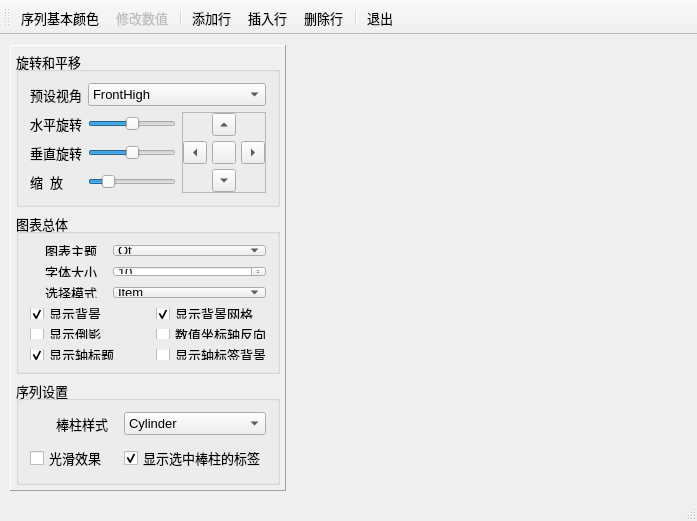
<?xml version="1.0" encoding="UTF-8"?>
<ui version="4.0">
 <class>MainWindow</class>
 <widget class="QMainWindow" name="MainWindow">
  <property name="geometry">
   <rect>
    <x>0</x>
    <y>0</y>
    <width>697</width>
    <height>521</height>
   </rect>
  </property>
  <property name="font">
   <font>
    <pointsize>10</pointsize>
   </font>
  </property>
  <property name="windowTitle">
   <string>Q3DBars绘图</string>
  </property>
  <widget class="QWidget" name="centralWidget">
   <widget class="QFrame" name="frameSetup">
    <property name="geometry">
     <rect>
      <x>10</x>
      <y>10</y>
      <width>276</width>
      <height>446</height>
     </rect>
    </property>
    <property name="frameShape">
     <enum>QFrame::Panel</enum>
    </property>
    <property name="frameShadow">
     <enum>QFrame::Raised</enum>
    </property>
    <layout class="QVBoxLayout" name="verticalLayout">
     <property name="leftMargin">
      <number>5</number>
     </property>
     <property name="topMargin">
      <number>5</number>
     </property>
     <property name="rightMargin">
      <number>5</number>
     </property>
     <property name="bottomMargin">
      <number>5</number>
     </property>
     <item>
      <widget class="QGroupBox" name="groupBox_2">
       <property name="title">
        <string>旋转和平移</string>
       </property>
       <layout class="QGridLayout" name="gridLayout_3">
        <item row="0" column="0">
         <widget class="QLabel" name="label_5">
          <property name="text">
           <string>预设视角</string>
          </property>
          <property name="buddy">
           <cstring>comboCamera</cstring>
          </property>
         </widget>
        </item>
        <item row="0" column="1" colspan="2">
         <widget class="QComboBox" name="comboCamera">
          <property name="currentIndex">
           <number>2</number>
          </property>
          <item>
           <property name="text">
            <string>FrontLow</string>
           </property>
          </item>
          <item>
           <property name="text">
            <string>Front</string>
           </property>
          </item>
          <item>
           <property name="text">
            <string>FrontHigh</string>
           </property>
          </item>
          <item>
           <property name="text">
            <string>LeftLow</string>
           </property>
          </item>
          <item>
           <property name="text">
            <string>Left</string>
           </property>
          </item>
          <item>
           <property name="text">
            <string>LeftHigh</string>
           </property>
          </item>
          <item>
           <property name="text">
            <string>RightLow</string>
           </property>
          </item>
          <item>
           <property name="text">
            <string>Right</string>
           </property>
          </item>
          <item>
           <property name="text">
            <string>RightHigh</string>
           </property>
          </item>
          <item>
           <property name="text">
            <string>BehindLow</string>
           </property>
          </item>
          <item>
           <property name="text">
            <string>Behind</string>
           </property>
          </item>
          <item>
           <property name="text">
            <string>BehindHigh</string>
           </property>
          </item>
          <item>
           <property name="text">
            <string>IsometricLeft</string>
           </property>
          </item>
          <item>
           <property name="text">
            <string>IsometricLeftHigh</string>
           </property>
          </item>
          <item>
           <property name="text">
            <string>IsometricRight</string>
           </property>
          </item>
          <item>
           <property name="text">
            <string>IsometricRightHigh</string>
           </property>
          </item>
          <item>
           <property name="text">
            <string>DirectlyAbove</string>
           </property>
          </item>
          <item>
           <property name="text">
            <string>DirectlyAboveCW45</string>
           </property>
          </item>
          <item>
           <property name="text">
            <string>DirectlyAboveCCW45</string>
           </property>
          </item>
          <item>
           <property name="text">
            <string>FrontBelow</string>
           </property>
          </item>
          <item>
           <property name="text">
            <string>LeftBelow</string>
           </property>
          </item>
          <item>
           <property name="text">
            <string>RightBelow</string>
           </property>
          </item>
          <item>
           <property name="text">
            <string>BehindBelow</string>
           </property>
          </item>
          <item>
           <property name="text">
            <string>DirectlyBelow</string>
           </property>
          </item>
         </widget>
        </item>
        <item row="1" column="0">
         <widget class="QLabel" name="label_6">
          <property name="text">
           <string>水平旋转</string>
          </property>
          <property name="buddy">
           <cstring>sliderH</cstring>
          </property>
         </widget>
        </item>
        <item row="1" column="1">
         <widget class="QSlider" name="sliderH">
          <property name="minimum">
           <number>-180</number>
          </property>
          <property name="maximum">
           <number>180</number>
          </property>
          <property name="orientation">
           <enum>Qt::Horizontal</enum>
          </property>
         </widget>
        </item>
        <item row="1" column="2" rowspan="3">
         <widget class="QFrame" name="frame">
          <property name="frameShape">
           <enum>QFrame::StyledPanel</enum>
          </property>
          <property name="frameShadow">
           <enum>QFrame::Raised</enum>
          </property>
          <layout class="QGridLayout" name="gridLayout_4">
           <property name="leftMargin">
            <number>0</number>
           </property>
           <property name="topMargin">
            <number>0</number>
           </property>
           <property name="rightMargin">
            <number>0</number>
           </property>
           <property name="bottomMargin">
            <number>0</number>
           </property>
           <property name="spacing">
            <number>5</number>
           </property>
           <item row="0" column="1">
            <widget class="QToolButton" name="btnMoveUp">
             <property name="text">
              <string/>
             </property>
             <property name="arrowType">
              <enum>Qt::UpArrow</enum>
             </property>
            </widget>
           </item>
           <item row="1" column="0">
            <widget class="QToolButton" name="btnMoveLeft">
             <property name="text">
              <string/>
             </property>
             <property name="arrowType">
              <enum>Qt::LeftArrow</enum>
             </property>
            </widget>
           </item>
           <item row="1" column="2">
            <widget class="QToolButton" name="btnMoveRight">
             <property name="text">
              <string/>
             </property>
             <property name="arrowType">
              <enum>Qt::RightArrow</enum>
             </property>
            </widget>
           </item>
           <item row="2" column="1">
            <widget class="QToolButton" name="btnMoveDown">
             <property name="text">
              <string/>
             </property>
             <property name="arrowType">
              <enum>Qt::DownArrow</enum>
             </property>
            </widget>
           </item>
           <item row="1" column="1">
            <widget class="QToolButton" name="btnResetCamera">
             <property name="toolTip">
              <string>复位到FrontHigh视角</string>
             </property>
             <property name="text">
              <string/>
             </property>
             <property name="icon">
              <iconset resource="res.qrc">
               <normaloff>:/icons/images/326.bmp</normaloff>:/icons/images/326.bmp</iconset>
             </property>
            </widget>
           </item>
          </layout>
         </widget>
        </item>
        <item row="2" column="0">
         <widget class="QLabel" name="label_7">
          <property name="text">
           <string>垂直旋转</string>
          </property>
          <property name="buddy">
           <cstring>sliderV</cstring>
          </property>
         </widget>
        </item>
        <item row="2" column="1">
         <widget class="QSlider" name="sliderV">
          <property name="minimum">
           <number>-180</number>
          </property>
          <property name="maximum">
           <number>180</number>
          </property>
          <property name="orientation">
           <enum>Qt::Horizontal</enum>
          </property>
         </widget>
        </item>
        <item row="3" column="0">
         <widget class="QLabel" name="label_8">
          <property name="text">
           <string>缩  放</string>
          </property>
          <property name="buddy">
           <cstring>sliderZoom</cstring>
          </property>
         </widget>
        </item>
        <item row="3" column="1">
         <widget class="QSlider" name="sliderZoom">
          <property name="minimum">
           <number>10</number>
          </property>
          <property name="maximum">
           <number>500</number>
          </property>
          <property name="value">
           <number>100</number>
          </property>
          <property name="orientation">
           <enum>Qt::Horizontal</enum>
          </property>
         </widget>
        </item>
       </layout>
      </widget>
     </item>
     <item>
      <widget class="QGroupBox" name="groupBox_4">
       <property name="title">
        <string>图表总体</string>
       </property>
       <layout class="QGridLayout" name="gridLayout_2">
        <property name="verticalSpacing">
         <number>10</number>
        </property>
        <item row="0" column="0">
         <widget class="QLabel" name="label">
          <property name="text">
           <string>图表主题</string>
          </property>
          <property name="alignment">
           <set>Qt::AlignRight|Qt::AlignTrailing|Qt::AlignVCenter</set>
          </property>
          <property name="indent">
           <number>10</number>
          </property>
          <property name="buddy">
           <cstring>cBoxTheme</cstring>
          </property>
         </widget>
        </item>
        <item row="0" column="1" colspan="2">
         <widget class="QComboBox" name="cBoxTheme">
          <item>
           <property name="text">
            <string>Qt</string>
           </property>
          </item>
          <item>
           <property name="text">
            <string>Primary Colors</string>
           </property>
          </item>
          <item>
           <property name="text">
            <string>Digia</string>
           </property>
          </item>
          <item>
           <property name="text">
            <string>StoneMoss</string>
           </property>
          </item>
          <item>
           <property name="text">
            <string>ArmyBlue</string>
           </property>
          </item>
          <item>
           <property name="text">
            <string>Retro</string>
           </property>
          </item>
          <item>
           <property name="text">
            <string>Ebony</string>
           </property>
          </item>
          <item>
           <property name="text">
            <string>Isabelle</string>
           </property>
          </item>
         </widget>
        </item>
        <item row="1" column="0">
         <widget class="QLabel" name="label_4">
          <property name="text">
           <string>字体大小</string>
          </property>
          <property name="alignment">
           <set>Qt::AlignRight|Qt::AlignTrailing|Qt::AlignVCenter</set>
          </property>
          <property name="indent">
           <number>10</number>
          </property>
          <property name="buddy">
           <cstring>spinFontSize</cstring>
          </property>
         </widget>
        </item>
        <item row="1" column="1" colspan="2">
         <widget class="QSpinBox" name="spinFontSize">
          <property name="minimum">
           <number>5</number>
          </property>
          <property name="value">
           <number>10</number>
          </property>
         </widget>
        </item>
        <item row="2" column="0">
         <widget class="QLabel" name="label_3">
          <property name="text">
           <string>选择模式</string>
          </property>
          <property name="alignment">
           <set>Qt::AlignRight|Qt::AlignTrailing|Qt::AlignVCenter</set>
          </property>
          <property name="indent">
           <number>10</number>
          </property>
         </widget>
        </item>
        <item row="3" column="0">
         <widget class="QCheckBox" name="chkBoxBackground">
          <property name="text">
           <string>显示背景</string>
          </property>
          <property name="checked">
           <bool>true</bool>
          </property>
         </widget>
        </item>
        <item row="3" column="2">
         <widget class="QCheckBox" name="chkBoxGrid">
          <property name="text">
           <string>显示背景网格</string>
          </property>
          <property name="checked">
           <bool>true</bool>
          </property>
         </widget>
        </item>
        <item row="6" column="0" colspan="2">
         <widget class="QCheckBox" name="chkBoxAxisTitle">
          <property name="text">
           <string>显示轴标题</string>
          </property>
          <property name="checked">
           <bool>true</bool>
          </property>
         </widget>
        </item>
        <item row="6" column="2">
         <widget class="QCheckBox" name="chkBoxAxisBackground">
          <property name="text">
           <string>显示轴标签背景</string>
          </property>
          <property name="checked">
           <bool>false</bool>
          </property>
         </widget>
        </item>
        <item row="5" column="0">
         <widget class="QCheckBox" name="chkBoxReflection">
          <property name="text">
           <string>显示倒影</string>
          </property>
         </widget>
        </item>
        <item row="5" column="2">
         <widget class="QCheckBox" name="chkBoxReverse">
          <property name="text">
           <string>数值坐标轴反向</string>
          </property>
         </widget>
        </item>
        <item row="2" column="1" colspan="2">
         <widget class="QComboBox" name="cBoxSelectionMode">
          <property name="currentIndex">
           <number>1</number>
          </property>
          <item>
           <property name="text">
            <string>None</string>
           </property>
          </item>
          <item>
           <property name="text">
            <string>Item</string>
           </property>
          </item>
          <item>
           <property name="text">
            <string>Row</string>
           </property>
          </item>
          <item>
           <property name="text">
            <string>Item And Row</string>
           </property>
          </item>
          <item>
           <property name="text">
            <string>Column</string>
           </property>
          </item>
          <item>
           <property name="text">
            <string>Item And Column</string>
           </property>
          </item>
          <item>
           <property name="text">
            <string>Row And Column</string>
           </property>
          </item>
          <item>
           <property name="text">
            <string>Item Row And Column</string>
           </property>
          </item>
          <item>
           <property name="text">
            <string>Row Slice</string>
           </property>
          </item>
          <item>
           <property name="text">
            <string>Column Slice</string>
           </property>
          </item>
         </widget>
        </item>
       </layout>
      </widget>
     </item>
     <item>
      <widget class="QGroupBox" name="groupBox_3">
       <property name="title">
        <string>序列设置</string>
       </property>
       <layout class="QGridLayout" name="gridLayout">
        <property name="verticalSpacing">
         <number>10</number>
        </property>
        <item row="0" column="0">
         <widget class="QLabel" name="label_2">
          <property name="text">
           <string>棒柱样式</string>
          </property>
          <property name="alignment">
           <set>Qt::AlignRight|Qt::AlignTrailing|Qt::AlignVCenter</set>
          </property>
          <property name="indent">
           <number>10</number>
          </property>
          <property name="buddy">
           <cstring>cBoxBarStyle</cstring>
          </property>
         </widget>
        </item>
        <item row="0" column="1">
         <widget class="QComboBox" name="cBoxBarStyle">
          <property name="currentIndex">
           <number>4</number>
          </property>
          <item>
           <property name="text">
            <string>Bar</string>
           </property>
          </item>
          <item>
           <property name="text">
            <string>Cube</string>
           </property>
          </item>
          <item>
           <property name="text">
            <string>Pyramid</string>
           </property>
          </item>
          <item>
           <property name="text">
            <string>Cone</string>
           </property>
          </item>
          <item>
           <property name="text">
            <string>Cylinder</string>
           </property>
          </item>
          <item>
           <property name="text">
            <string>BevelBar</string>
           </property>
          </item>
          <item>
           <property name="text">
            <string>BevelCube</string>
           </property>
          </item>
          <item>
           <property name="text">
            <string>Sphere</string>
           </property>
          </item>
          <item>
           <property name="text">
            <string>Minimal</string>
           </property>
          </item>
          <item>
           <property name="text">
            <string>Arrow</string>
           </property>
          </item>
          <item>
           <property name="text">
            <string>Point</string>
           </property>
          </item>
         </widget>
        </item>
        <item row="1" column="0">
         <widget class="QCheckBox" name="chkBoxSmooth">
          <property name="text">
           <string>光滑效果</string>
          </property>
         </widget>
        </item>
        <item row="1" column="1">
         <widget class="QCheckBox" name="chkBoxItemLabel">
          <property name="text">
           <string>显示选中棒柱的标签</string>
          </property>
          <property name="checked">
           <bool>true</bool>
          </property>
         </widget>
        </item>
       </layout>
      </widget>
     </item>
     <item>
      <spacer name="verticalSpacer">
       <property name="orientation">
        <enum>Qt::Vertical</enum>
       </property>
       <property name="sizeHint" stdset="0">
        <size>
         <width>20</width>
         <height>40</height>
        </size>
       </property>
      </spacer>
     </item>
    </layout>
   </widget>
  </widget>
  <widget class="QStatusBar" name="statusBar"/>
  <widget class="QToolBar" name="toolBar">
   <property name="windowTitle">
    <string>toolBar</string>
   </property>
   <property name="toolButtonStyle">
    <enum>Qt::ToolButtonTextBesideIcon</enum>
   </property>
   <attribute name="toolBarArea">
    <enum>TopToolBarArea</enum>
   </attribute>
   <attribute name="toolBarBreak">
    <bool>false</bool>
   </attribute>
   <addaction name="actSeries_BaseColor"/>
   <addaction name="actBar_ChangeValue"/>
   <addaction name="separator"/>
   <addaction name="actData_Add"/>
   <addaction name="actData_Insert"/>
   <addaction name="actData_Delete"/>
   <addaction name="separator"/>
   <addaction name="actClose"/>
  </widget>
  <action name="actBar_ChangeValue">
   <property name="enabled">
    <bool>false</bool>
   </property>
   <property name="icon">
    <iconset resource="res.qrc">
     <normaloff>:/icons/images/810.bmp</normaloff>:/icons/images/810.bmp</iconset>
   </property>
   <property name="text">
    <string>修改数值</string>
   </property>
   <property name="toolTip">
    <string>修改选中棒柱的数值(F2)</string>
   </property>
   <property name="shortcut">
    <string>F2</string>
   </property>
  </action>
  <action name="actClose">
   <property name="icon">
    <iconset resource="res.qrc">
     <normaloff>:/icons/images/132.bmp</normaloff>:/icons/images/132.bmp</iconset>
   </property>
   <property name="text">
    <string>退出</string>
   </property>
   <property name="toolTip">
    <string>退出本程序</string>
   </property>
  </action>
  <action name="actSeries_BaseColor">
   <property name="icon">
    <iconset resource="res.qrc">
     <normaloff>:/icons/images/720.bmp</normaloff>:/icons/images/720.bmp</iconset>
   </property>
   <property name="text">
    <string>序列基本颜色</string>
   </property>
   <property name="toolTip">
    <string>设置序列基本颜色</string>
   </property>
  </action>
  <action name="actData_Add">
   <property name="icon">
    <iconset resource="res.qrc">
     <normaloff>:/icons/images/316.bmp</normaloff>:/icons/images/316.bmp</iconset>
   </property>
   <property name="text">
    <string>添加行</string>
   </property>
   <property name="toolTip">
    <string>添加一行</string>
   </property>
  </action>
  <action name="actData_Insert">
   <property name="icon">
    <iconset resource="res.qrc">
     <normaloff>:/icons/images/306.bmp</normaloff>:/icons/images/306.bmp</iconset>
   </property>
   <property name="text">
    <string>插入行</string>
   </property>
   <property name="toolTip">
    <string>插入一行</string>
   </property>
  </action>
  <action name="actData_Delete">
   <property name="icon">
    <iconset resource="res.qrc">
     <normaloff>:/icons/images/318.bmp</normaloff>:/icons/images/318.bmp</iconset>
   </property>
   <property name="text">
    <string>删除行</string>
   </property>
   <property name="toolTip">
    <string>删除当前行</string>
   </property>
  </action>
 </widget>
 <layoutdefault spacing="6" margin="11"/>
 <resources>
  <include location="res.qrc"/>
 </resources>
 <connections>
  <connection>
   <sender>actClose</sender>
   <signal>triggered()</signal>
   <receiver>MainWindow</receiver>
   <slot>close()</slot>
   <hints>
    <hint type="sourcelabel">
     <x>-1</x>
     <y>-1</y>
    </hint>
    <hint type="destinationlabel">
     <x>485</x>
     <y>318</y>
    </hint>
   </hints>
  </connection>
 </connections>
</ui>
